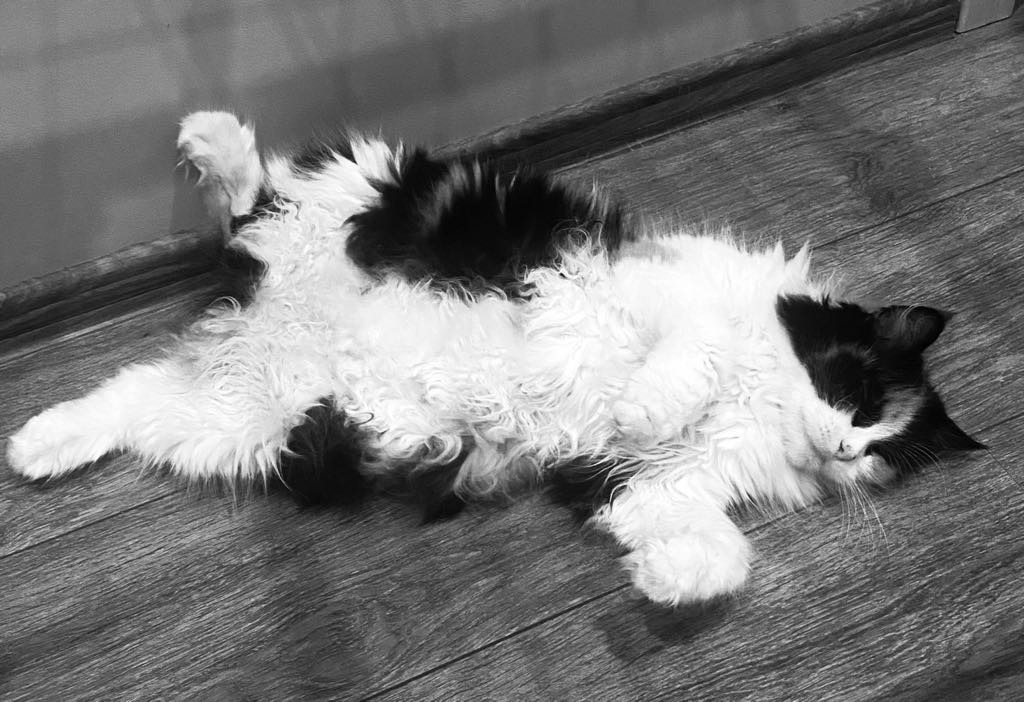
#> input picture koty/kot_1.jpeg, 1024 x 702 px
$ python kot_svd.py
#> lines starting #> are read from the running program, lines starting #| are printed output that depends on the picture; long printed decimals are rounded
### moje_funkcje.py
import numpy as np

def rysuj_macierz(ax, macierz, tytul, vmin, vmax):
    ax.imshow(macierz, cmap='gray', interpolation='nearest', vmin=vmin, vmax=vmax)
    ax.set_title(tytul)
    ax.axis('off')

def stworz_Ai(U, S, Vt, i):
    if i >= len(U):
        Ai = np.zeros_like(U)
        return Ai
    ui = U[:, i].reshape(-1, 1)
    vti = Vt[i, :].reshape(1, -1)
    s = S[i][i]
    Ai = ui * s @ vti
    return Ai

def sumuj_do_Ai(kot, i):
    # Przeprowadzenie rozkładu SVD
    U, s, Vt = np.linalg.svd(kot)
    # Stworzenie macierzy diagonalnej S
    S = np.diag(s)
    K = np.zeros_like(kot, dtype=np.float64)  # Rzutowanie na float64
    for j in range(i):
        Ai = stworz_Ai(U, S, Vt, j)
        Ai= np.pad(Ai, ((0, 0), (0, kot.shape[1] - Ai.shape[1])), mode='constant')
        K += Ai.astype(np.float64)  # Rzutowanie Ai na float64 przed dodaniem
        K = np.clip(K, 0, 255)
    return K.astype(np.uint8)  # Rzutowanie na uint8 przed zwróceniem

### kot_svd.py
from PIL import Image
import numpy as np
import matplotlib.pyplot as plt
import moje_funkcje as mf

def main():
    # Kot svd czarnobiały
    image_path = 'koty/kot_1.jpeg'
    image = Image.open(image_path)
#> image is the input picture: PIL image 1024x702 RGB; min 0, max 255, mean 119.7
    image_gray = image.convert('L')
    kot = np.array(image_gray)

    lista_indeksow = [1, 2, 4, 5, 10, 20, 50, 200, 700]
    fig, axes = plt.subplots(5, 2, figsize=(12, 8))

    for i in range(len(lista_indeksow)):
        row = i // 2
        col = i % 2
        # Rysowanie każdej macierzy na osobnym subplotcie
        kot_i = mf.sumuj_do_Ai(kot, lista_indeksow[i])
        mf.rysuj_macierz(axes[row, col], kot_i, f"warstwy: {lista_indeksow[i]}", np.min(kot_i), np.max(kot_i))
#> this loop made 9 passes
#> pass 1, in sumuj_do_Ai, `U, s, Vt = np.linalg.svd(kot)`:
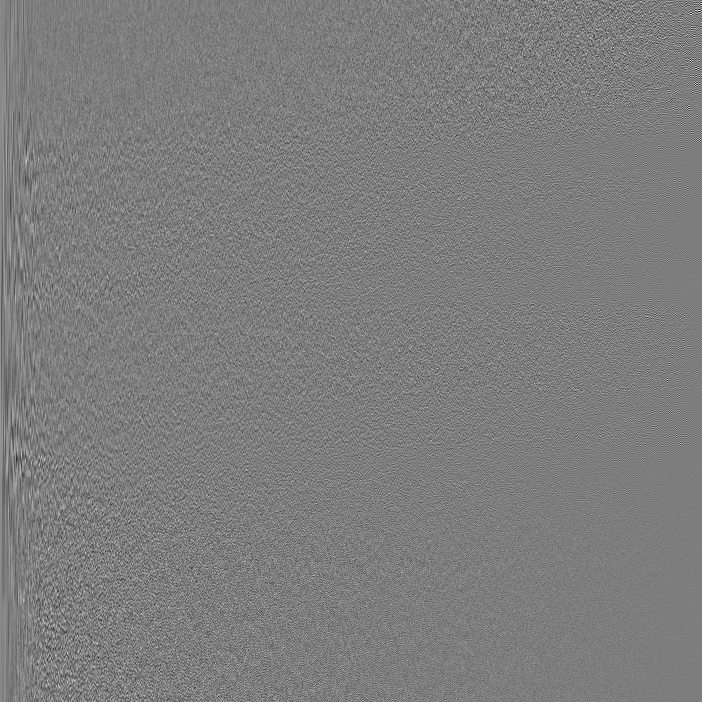
#> U: shape (702, 702) float64; min -0.302, max 0.31, mean 8.48e-05; drawn with min black and max white
#> pass 1, in sumuj_do_Ai, `U, s, Vt = np.linalg.svd(kot)`:
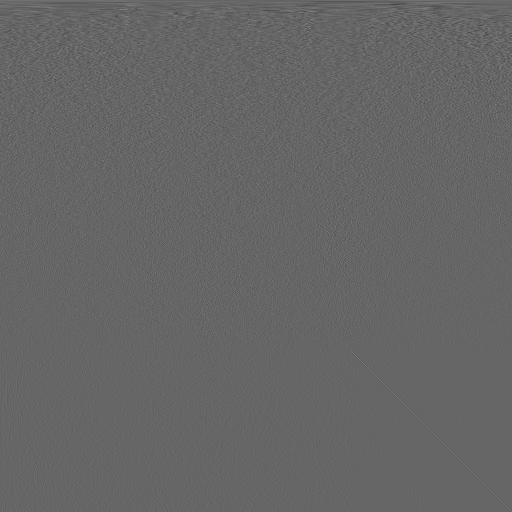
#> Vt: shape (1024, 1024) float64 (shown at 1/2 size); min -0.327, max 0.49, mean 4.32e-05; drawn with min black and max white
#> pass 1, in stworz_Ai, `Ai = ui * s @ vti`:
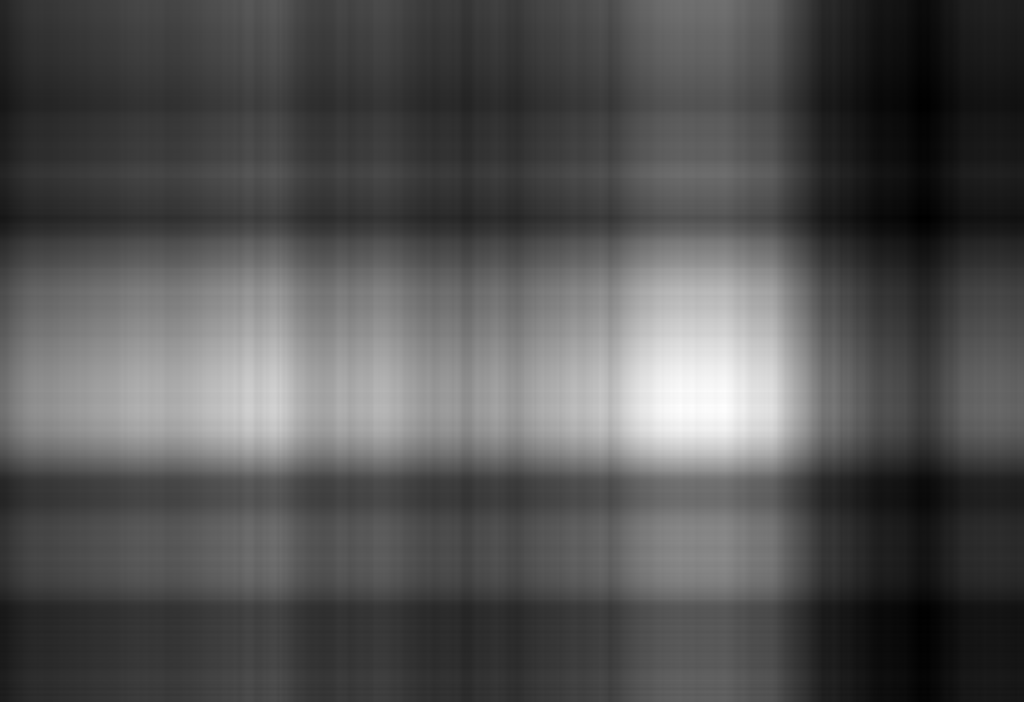
#> Ai: shape (702, 1024) float64; min 42.59, max 276.3, mean 118.8; drawn with min black and max white
    mf.rysuj_macierz(axes[len(lista_indeksow) // 2, len(lista_indeksow) % 2], kot, "pierwotne zdjęcie:", np.min(kot), np.max(kot))

    # Sprawdzenie ilości zajmowanego miejsca w pamięci
    wymiary_poczatkowe = np.shape(kot)
    pamiec_poczatkowa = wymiary_poczatkowe[0] * wymiary_poczatkowe[0] + wymiary_poczatkowe[1] * wymiary_poczatkowe[1] + wymiary_poczatkowe[0] * wymiary_poczatkowe[1]
    pamiec_aproksymacja = (wymiary_poczatkowe[0] * 50 + 50 * 50 + wymiary_poczatkowe[1] * 50)
    print("Wymiary początkowe: ", wymiary_poczatkowe)
#| Wymiary początkowe:  (702, 1024)
    print("Stosunek zajmowanej pamięci : ", pamiec_aproksymacja / pamiec_poczatkowa)
#| Stosunek zajmowanej pamięci :  0.03929

    plt.tight_layout()
    plt.savefig("kot_w_1.png")
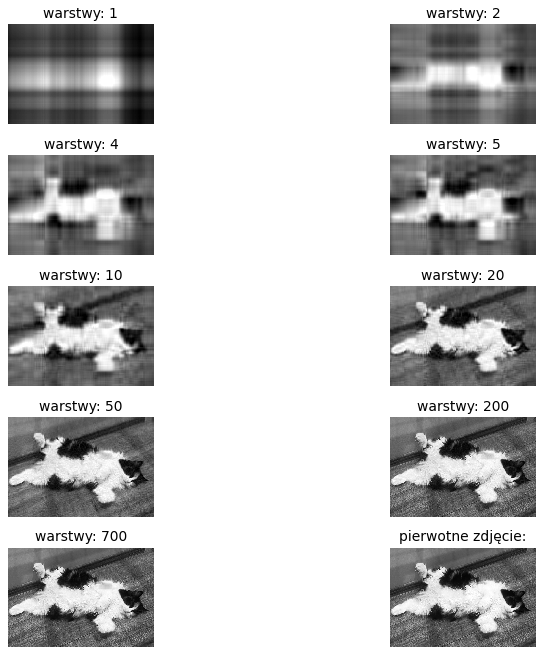
#> figure drawn by matplotlib, 10 panels
    plt.show()


if __name__ == "__main__":
    main()

$ run again, with koty/kot_2.jpg copied over koty/kot_1.jpeg
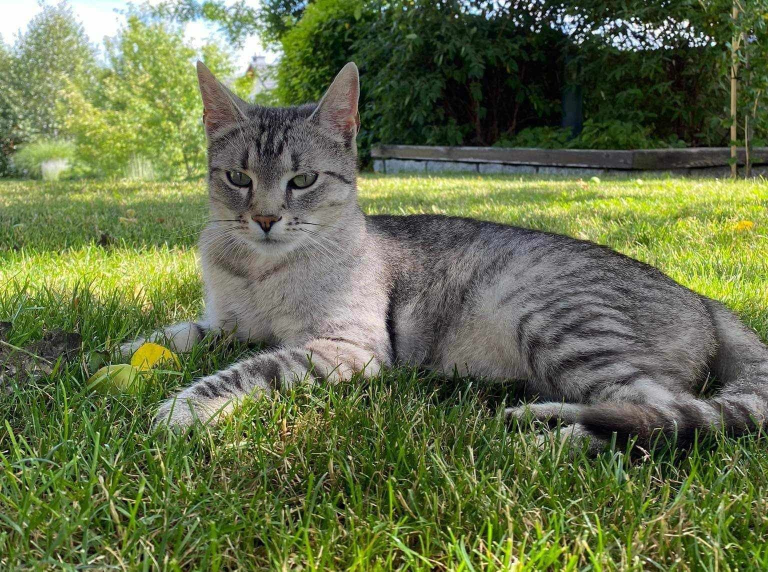
#> input picture koty/kot_2.jpg, 1536 x 1143 px (shown at 1/2 size)
#> in main, image is the input picture: PIL image 1536x1143 RGB; mean R, G, B 101.6, 112.3, 73.8
#> the loop in main, `for i in range(len(lista_indeksow)):` made 9 passes
#> pass 1, in sumuj_do_Ai, `U, s, Vt = np.linalg.svd(kot)`:
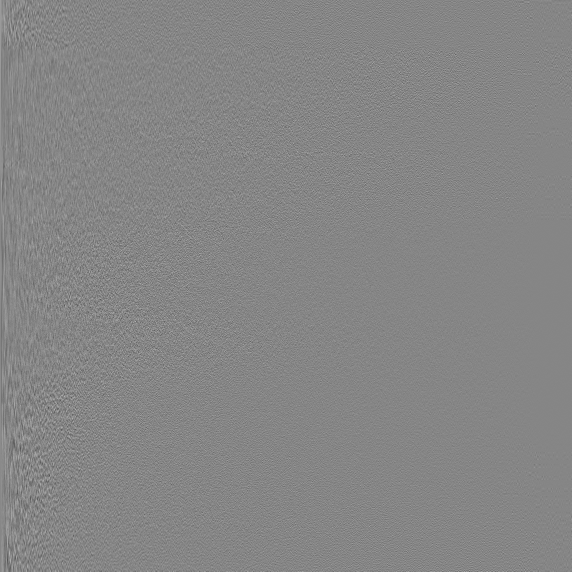
#> U: shape (1143, 1143) float64 (shown at 1/2 size); min -0.275, max 0.249, mean 2.65e-05; drawn with min black and max white
#> pass 1, in stworz_Ai, `Ai = ui * s @ vti`:
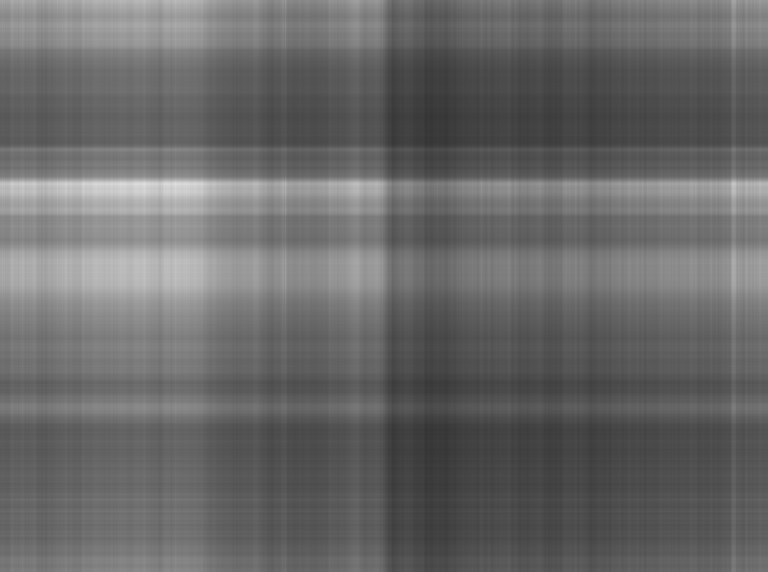
#> Ai: shape (1143, 1536) float64 (shown at 1/2 size); min 52.95, max 227.3, mean 104.9
#| Wymiary początkowe:  (1143, 1536)
#| Stosunek zajmowanej pamięci :  0.02517

$ run again, with koty/kot_3.jpg copied over koty/kot_1.jpeg
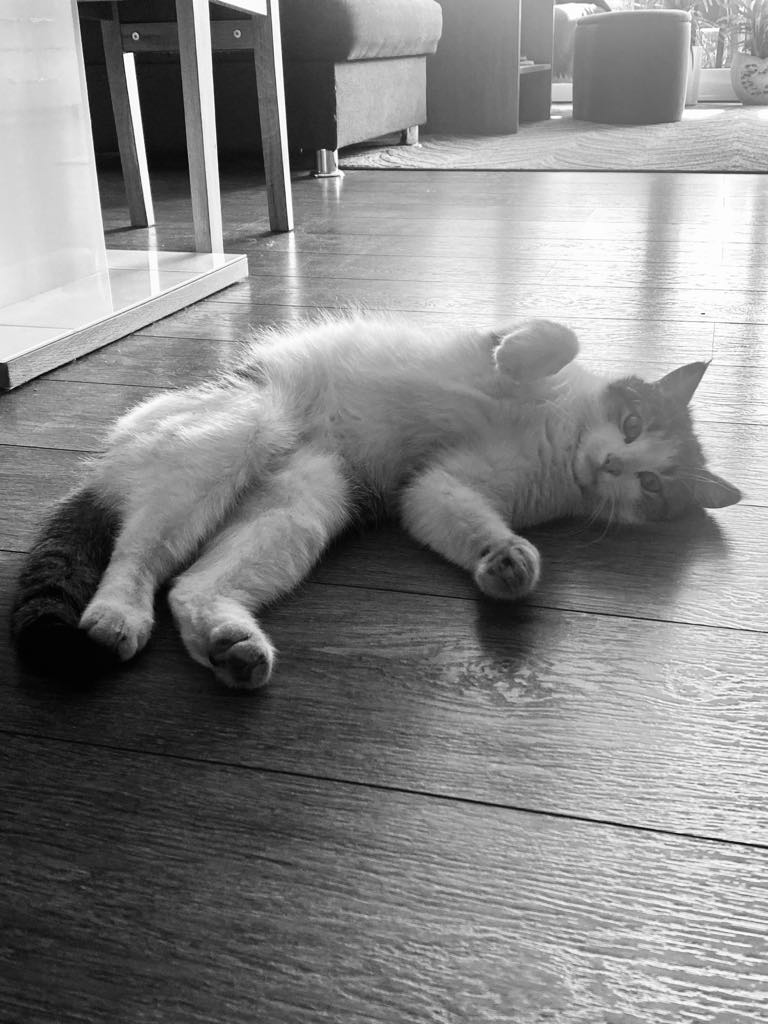
#> input picture koty/kot_3.jpg, 768 x 1024 px
#> in main, image is the input picture: PIL image 768x1024 RGB; min 0, max 255, mean 133.1
#> the loop in main, `for i in range(len(lista_indeksow)):` made 9 passes
#> pass 1, in sumuj_do_Ai, `U, s, Vt = np.linalg.svd(kot)`:
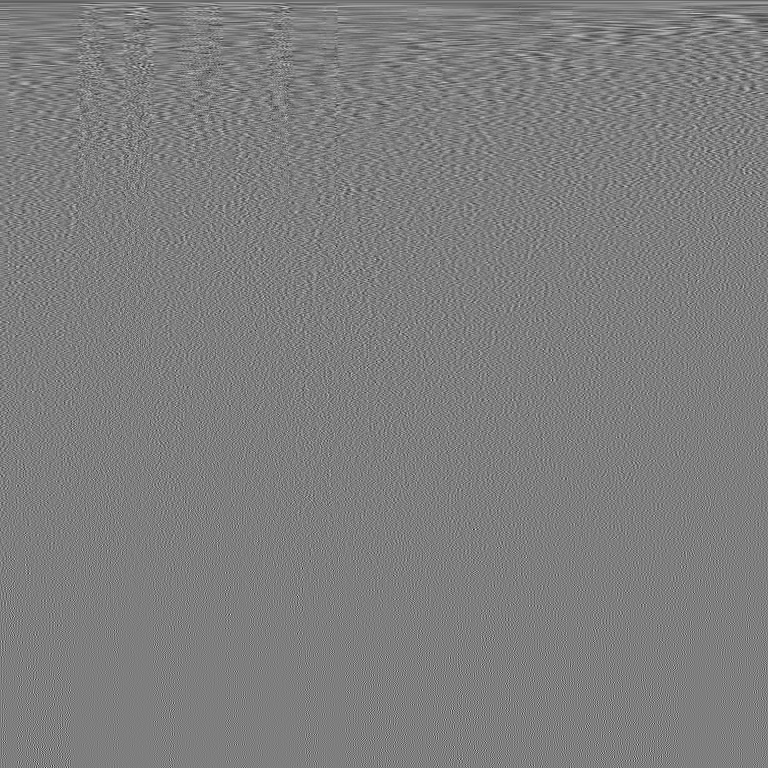
#> Vt: shape (768, 768) float64; min -0.248, max 0.251, mean -4.93e-05; drawn with min black and max white
#> pass 1, in stworz_Ai, `Ai = ui * s @ vti`:
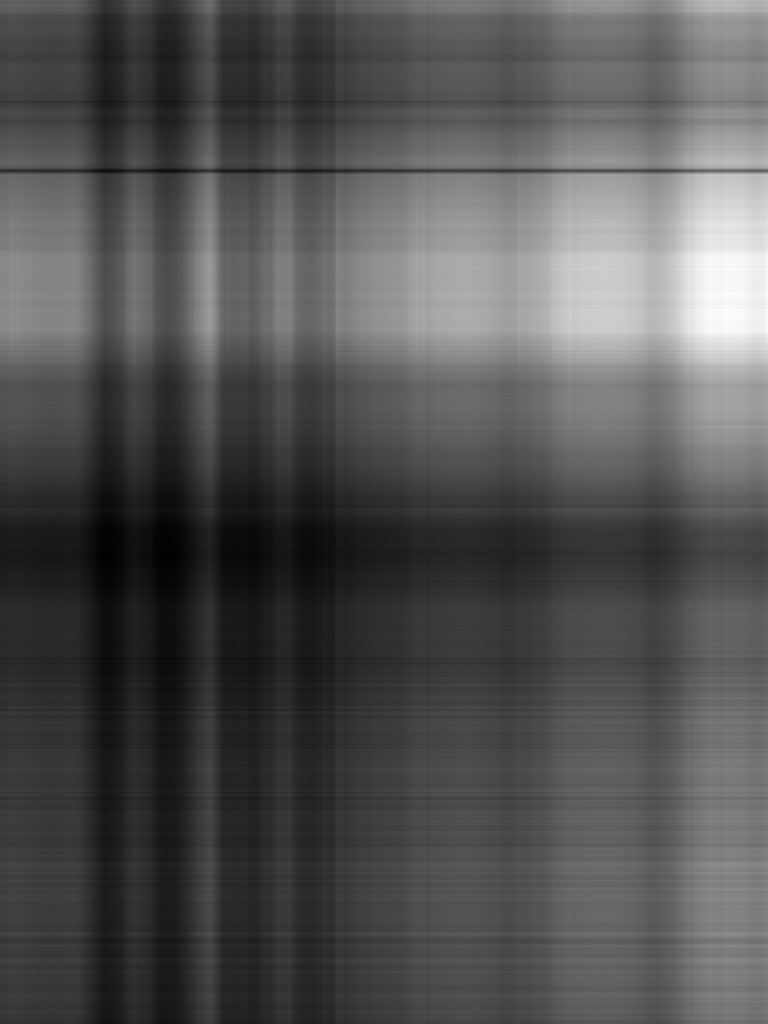
#> Ai: shape (1024, 768) float64; min 50.54, max 306.1, mean 133.7; drawn with min black and max white
#| Wymiary początkowe:  (1024, 768)
#| Stosunek zajmowanej pamięci :  0.03798
